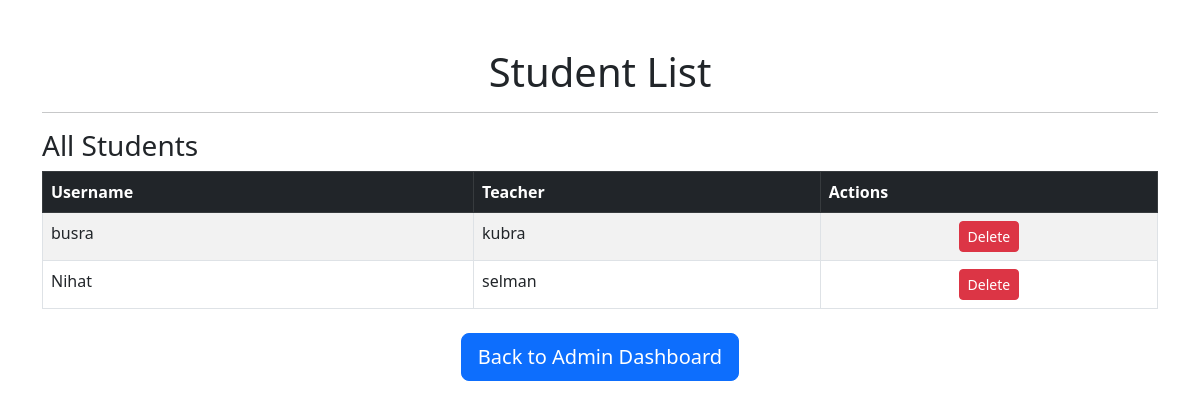
Page /student_list (signed in) on the committed database.
### app/models.py (models this page shows, shortened)
class User(db.Model):
    id = db.Column(db.Integer, primary_key=True)
    username = db.Column(db.String(150), nullable=False, unique=True)
    password = db.Column(db.String(150), nullable=False)
    role = db.Column(db.String(50), nullable=False)  # Role: 'student' or 'elevated' (teacher)
    teacher_id = db.Column(db.Integer, db.ForeignKey('user.id'), nullable=True)  # Reference to teacher's ID
    students = db.relationship(
        'User',
        backref=db.backref('teacher', remote_side=[id]),
        lazy='dynamic',
        cascade="all, delete-orphan"
    )

### app/routes.py (the view, shortened to what this page needs)
@main.route('/student_list')
@role_required('elevated', 'super_admin')  # Allow both teachers and admins to access this
def student_list():
    if session.get('role') == 'super_admin':
        all_students = User.query.filter_by(role='student').all()
        my_students = []
        shared_students = []
    return render_template(
        'student_list.html',
        all_students=all_students,
        my_students=my_students,
        shared_students=shared_students
    )

### app/routes.py (called while the page is built)
def role_required(*required_roles):
    def decorator(f):
        @wraps(f)
        def decorated_function(*args, **kwargs):
            if 'username' not in session:
                flash('You must log in to access this page.', 'warning')
                return redirect(url_for('main.login'))
            if session.get('role') not in required_roles:
                flash('You do not have the required permissions to access this page.', 'danger')
                return redirect(url_for('main.home'))
            return f(*args, **kwargs)
        return decorated_function
    return decorator

### app/templates/student_list.html (shortened to what this page needs)
<!DOCTYPE html>
<html lang="en">
<head>
  <link href="https://cdn.jsdelivr.net/npm/bootstrap@5.3.0/dist/css/bootstrap.min.css" rel="stylesheet">
</head>
<body>
  <div class="container mt-5">
    <h1 class="text-center">Student List</h1>
    <hr>
    {% if session['role'] == 'super_admin' %}
      <h3>All Students</h3>
      <table class="table table-striped table-bordered">
        <thead class="table-dark">
          <tr>
            <th>Username</th>
            <th>Teacher</th>
            <th>Actions</th>
          </tr>
        </thead>
        <tbody>
          {% for student in all_students %}
            <tr>
              <td>{{ student.username }}</td>
              <td>{{ student.teacher.username if student.teacher else 'N/A' }}</td>
              <td class="text-center">
                <form method="POST" action="{{ url_for('main.delete_student', student_id=student.id) }}" class="d-inline" onsubmit="return confirmDelete('{{ student.username }}')">
                  <button type="submit" class="btn btn-danger btn-sm">Delete</button>
                </form>
              </td>
            </tr>
          {% endfor %}
        </tbody>
      </table>
    {% endif %}
    <div class="text-center mt-4">
      {% if session['role'] == 'super_admin' %}
        <a href="{{ url_for('main.admin_home') }}" class="btn btn-primary btn-lg">Back to Admin Dashboard</a>
      {% else %}
        <a href="{{ url_for('main.teacher_home') }}" class="btn btn-primary btn-lg">Back to Teacher Dashboard</a>
      {% endif %}
    </div>
  </div>
</body>
</html>

### rows in the picture
User: username "busra", teacher "kubra"
User: username "Nihat", teacher "selman"
